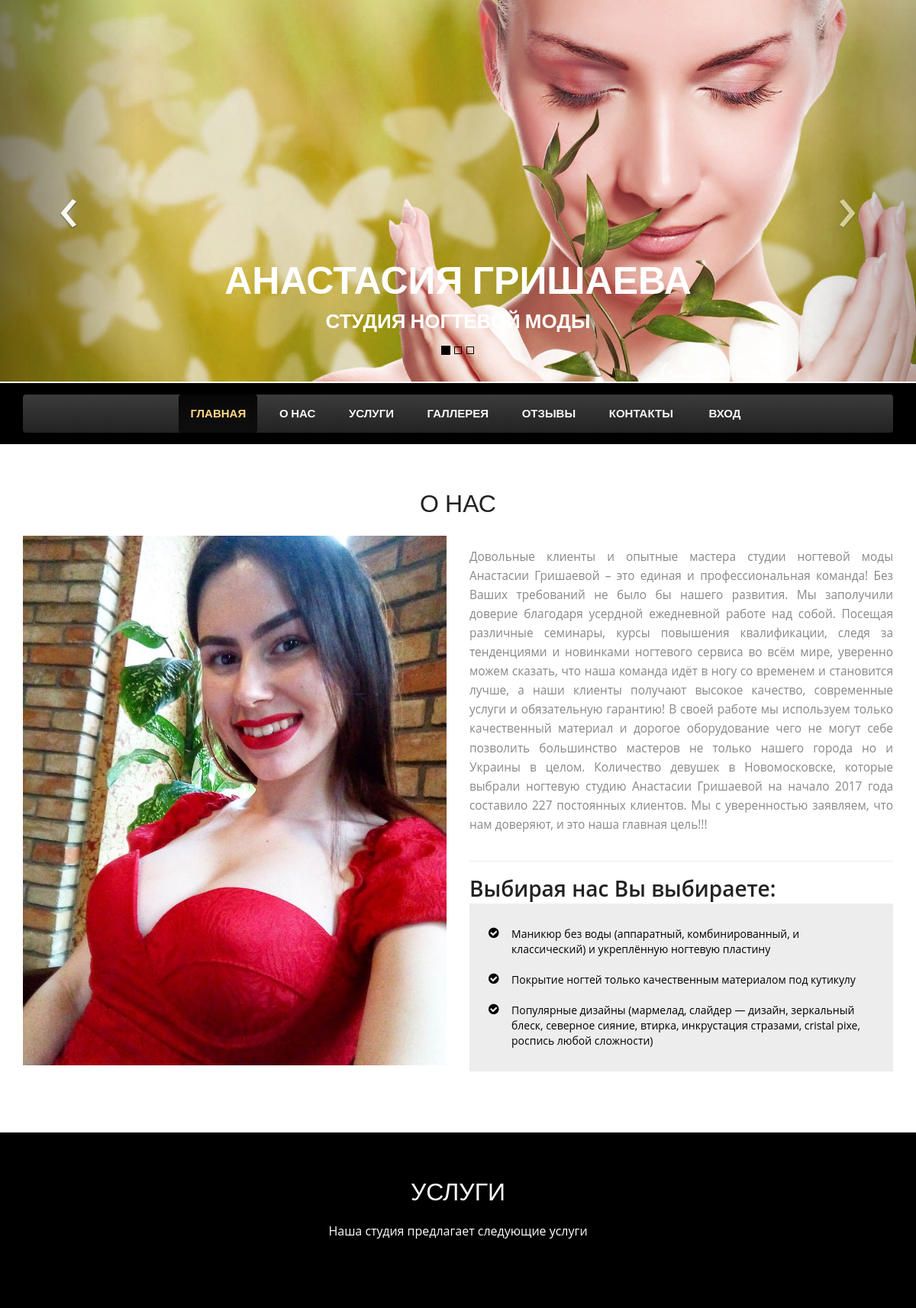
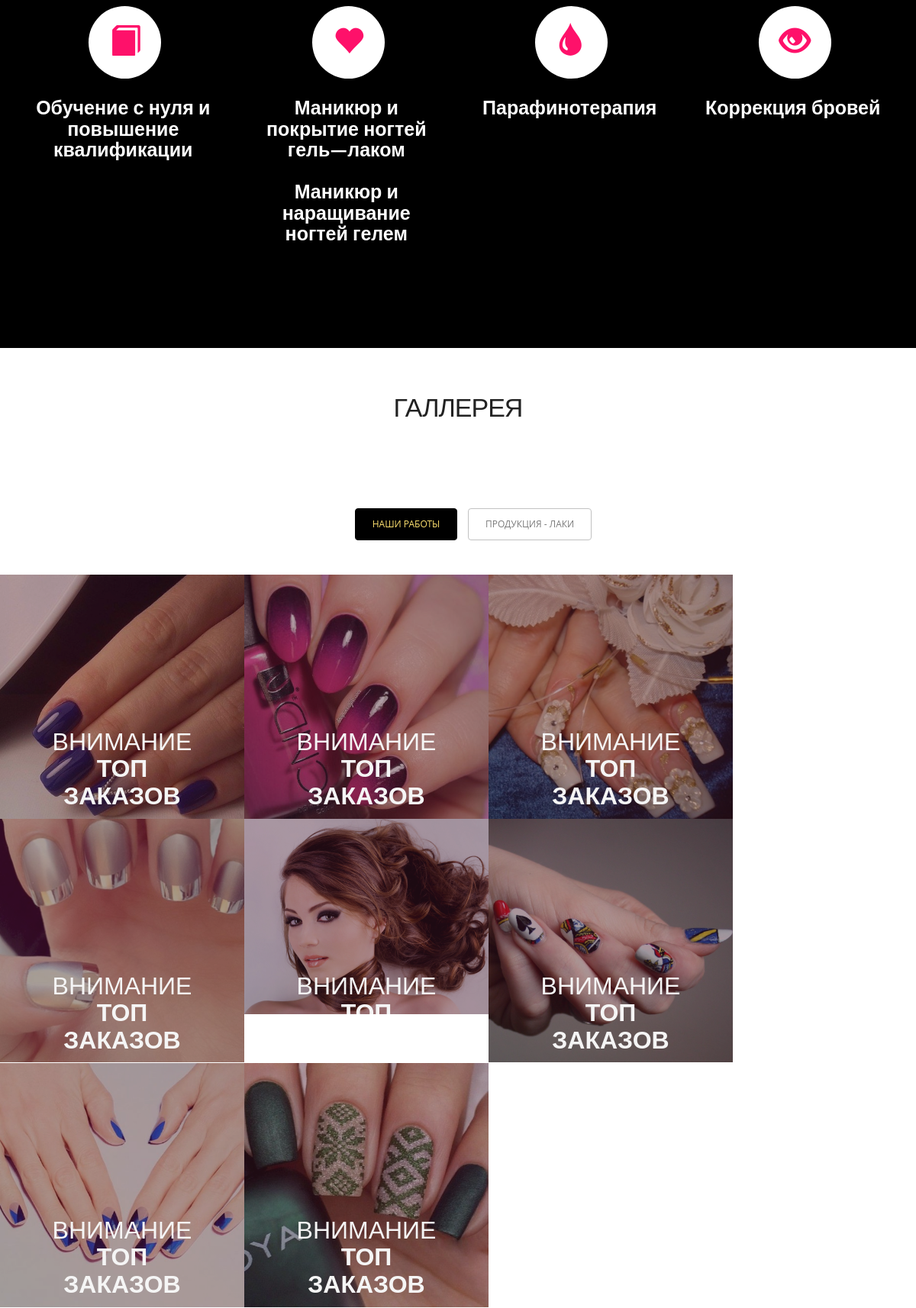
The page / (upper part) on the database its author committed (2 pictures, top to bottom).
### gallery/models.py (models this page shows, shortened)
class HeadImage(models.Model):
    image = models.ImageField(verbose_name="Изображение", upload_to="photos")
    title = models.CharField(verbose_name='Название', max_length=50)
    description = models.CharField(blank=True, verbose_name="Краткое описание", max_length=250,  null=True)
    class Meta:
        verbose_name = "Изображение в карусели"
        verbose_name_plural = "Изображения в карусели"

class Photo(models.Model):
    image = models.ImageField(verbose_name="Изображение", upload_to="photos")
    description = models.CharField(verbose_name="Краткое описание", max_length=50)
    class Meta:
        verbose_name = "Фотография работы"
        verbose_name_plural = "Фотографии работ"

### landing/views.py (the view)
# urls.py: url(r'^$', views.landing, name='landing'),
def landing(request):
    form_client = ClientForm(request.POST or None)
    photos = list(Photo.objects.all())
    shuffle(photos)
    comments = list(FeedBack.objects.filter(checked=True))
    shuffle(comments)
    head_images = HeadImage.objects.all()
    if request.method == "POST" and form_client.is_valid():
        data = form_client.cleaned_data
        new_form = form_client.save()
    login_form = AuthenticationForm()
    context = {"form_client": form_client,
               "login_form": login_form,
               'head_images': head_images,
               'photos': photos[:8],
               "comments": comments[:5]}
    return render(request, 'landing/index.html', context)

### templates/landing/index.html (shortened to what this page needs)
{% extends "base.html" %}
{% load staticfiles %}
{% load crispy_forms_tags %}
{% load thumbnail %}
{% block content %}
    {% include "include/carousel.html" %}
    {% include "include/header.html" %}
    {% include "include/about.html" %}
    {% include "include/service.html" %}
    {% include "include/portfolio.html" %}
{% endblock %}

### templates/include/carousel.html (shortened to what this page needs)
{% load staticfiles %}
<div id="carousel" class="carousel slide carousel-fade" data-ride="carousel">
    <ol class="carousel-indicators">
        <li data-target="#carousel" data-slide-to="0" class="active"></li>
        <li data-target="#carousel" data-slide-to="1"></li>
        <li data-target="#carousel" data-slide-to="2"></li>
    </ol>
    <div class="carousel-inner">
        {% for img in head_images %}
            {% if forloop.first %}
                <div class="active item">
            {% else %}
                <div class="item">
            {% endif %}
        <div class="caption zoomIn wow animated">
            <h2>{{ img.title }}<br/><strong>{{ img.description|upper }}</strong></h2>
        </div>
        <img class="" src="{{ img.image.url }}" alt="">
        </div>
        {% endfor %}
        <a class="carousel-control left" href="#carousel" data-slide="prev">&lsaquo;</a>
        <a class="carousel-control right" href="#carousel" data-slide="next">&rsaquo;</a>
        </div>
    </div>

### templates/include/portfolio.html (shortened to what this page needs)
{% load staticfiles %}
{% load crispy_forms_tags %}
{% load thumbnail %}
<section id="Portfolio" class="content">
    <div class="container portfolio_title">
        <div class="section-title">
            <h2>Галлерея</h2>
            <h6>Lorem ipsum dolor sit amet, consectetur Morbi sagittis, sem quisci ipsum</h6>
        </div>
    </div>
    <div class="portfolio">
        <div id="filters" class="sixteen columns">
            <ul class="clearfix">
                <li><a id="all" href="#" data-filter="*" class="active">
                    <h5>Наши работы</h5>
                </a></li>
                <li><a class="" href="#" data-filter=".nature">
                    <h5>Продукция - лаки</h5>
                </a></li>
            </ul>
        </div>
    </div>
    <div class="isotope fadeInLeft animated wow grid"
         style="position: relative; overflow: hidden; height: 480px;"
         id="portfolio_wrapper">
        {% for photo in photos %}
            <figure style="position: absolute; left: 0px; top: 0px; transform: translate3d(0px, 0px, 0px) scale3d(1, 1, 1); width: 337px; opacity: 1;"
                    class="portfolio-item one-four animals isotope-item effect-oscar">
                <div class="portfolio_img">
                    <img src="{% thumbnail photo.image 320x320 crop %}" alt="Portfolio 1"></div>
                <figcaption>
                    <div>
                        <a href="{{ photo.image.url }}" class="fancybox">
                            <h2>Внимание<span><br>Топ заказов</span></h2>
                        </a>
                    </div>
                </figcaption>
            </figure>
        {% endfor %}
    </div>
</section>

### rows shown on the page
HeadImage: title "АНАСТАСИЯ ГРИШАЕВА", description "СТУДИЯ НОГТЕВОЙ МОДЫ", image (picture)
Photo: image (picture)
Photo: image (picture)
Photo: image (picture)
Photo: image (picture)
Photo: image (picture)
Photo: image (picture)
Photo: image (picture)
Photo: image (picture)
